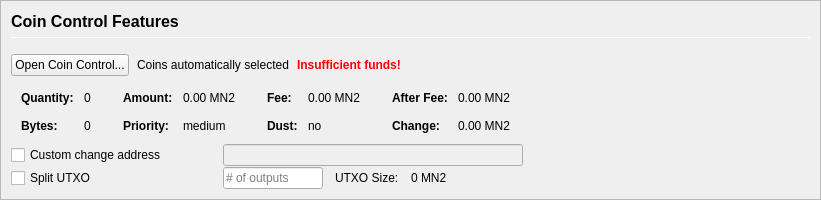
         <widget class="QFrame" name="frameCoinControl">
          <property name="sizePolicy">
           <sizepolicy hsizetype="Expanding" vsizetype="Expanding">
            <horstretch>0</horstretch>
            <verstretch>0</verstretch>
           </sizepolicy>
          </property>
          <property name="maximumSize">
           <size>
            <width>16777215</width>
            <height>16777215</height>
           </size>
          </property>
          <property name="frameShape">
           <enum>QFrame::StyledPanel</enum>
          </property>
          <property name="frameShadow">
           <enum>QFrame::Sunken</enum>
          </property>
          <layout class="QVBoxLayout" name="verticalLayoutCoinControl2">
           <property name="spacing">
            <number>0</number>
           </property>
           <property name="margin">
            <number>0</number>
           </property>
           <item>
            <widget class="QFrame" name="frameCoinControl_BG">
             <layout class="QVBoxLayout" name="verticalLayoutCoinControl" stretch="0,0,0,0,0,0">
              <property name="spacing">
               <number>1</number>
              </property>
              <property name="leftMargin">
               <number>10</number>
              </property>
              <property name="topMargin">
               <number>10</number>
              </property>
              <item>
               <layout class="QHBoxLayout" name="horizontalLayoutCoinControl1">
                <property name="bottomMargin">
                 <number>15</number>
                </property>
                <item>
                 <layout class="QVBoxLayout" name="verticalLayout_3">
                  <property name="spacing">
                   <number>6</number>
                  </property>
                  <item>
                   <widget class="QLabel" name="labelCoinControlFeatures">
                    <property name="sizePolicy">
                     <sizepolicy hsizetype="Preferred" vsizetype="Maximum">
                      <horstretch>0</horstretch>
                      <verstretch>0</verstretch>
                     </sizepolicy>
                    </property>
                    <property name="minimumSize">
                     <size>
                      <width>0</width>
                      <height>20</height>
                     </size>
                    </property>
                    <property name="font">
                     <font>
                      <pointsize>12</pointsize>
                      <weight>75</weight>
                      <bold>true</bold>
                     </font>
                    </property>
                    <property name="styleSheet">
                     <string notr="true">font-weight:bold;</string>
                    </property>
                    <property name="text">
                     <string>Coin Control Features</string>
                    </property>
                   </widget>
                  </item>
                  <item>
                   <widget class="Line" name="line">
                    <property name="minimumSize">
                     <size>
                      <width>0</width>
                      <height>1</height>
                     </size>
                    </property>
                    <property name="maximumSize">
                     <size>
                      <width>16777215</width>
                      <height>1</height>
                     </size>
                    </property>
                    <property name="orientation">
                     <enum>Qt::Horizontal</enum>
                    </property>
                   </widget>
                  </item>
                 </layout>
                </item>
               </layout>
              </item>
              <item>
               <layout class="QHBoxLayout" name="horizontalLayoutCoinControl2" stretch="0,0,0,0">
                <property name="spacing">
                 <number>8</number>
                </property>
                <property name="bottomMargin">
                 <number>10</number>
                </property>
                <item>
                 <widget class="QPushButton" name="pushButtonCoinControl">
                  <property name="styleSheet">
                   <string notr="true"/>
                  </property>
                  <property name="text">
                   <string>Open Coin Control...</string>
                  </property>
                  <property name="autoDefault">
                   <bool>false</bool>
                  </property>
                 </widget>
                </item>
                <item>
                 <widget class="QLabel" name="labelCoinControlAutomaticallySelected">
                  <property name="text">
                   <string>Coins automatically selected</string>
                  </property>
                  <property name="margin">
                   <number>5</number>
                  </property>
                 </widget>
                </item>
                <item>
                 <widget class="QLabel" name="labelCoinControlInsuffFunds">
                  <property name="font">
                   <font>
                    <weight>75</weight>
                    <bold>true</bold>
                   </font>
                  </property>
                  <property name="styleSheet">
                   <string notr="true">color:red;font-weight:bold;</string>
                  </property>
                  <property name="text">
                   <string>Insufficient funds!</string>
                  </property>
                  <property name="margin">
                   <number>5</number>
                  </property>
                 </widget>
                </item>
                <item>
                 <spacer name="horizontalSpacerCoinControl">
                  <property name="orientation">
                   <enum>Qt::Horizontal</enum>
                  </property>
                  <property name="sizeHint" stdset="0">
                   <size>
                    <width>40</width>
                    <height>1</height>
                   </size>
                  </property>
                 </spacer>
                </item>
               </layout>
              </item>
              <item>
               <widget class="QWidget" name="widgetCoinControl" native="true">
                <property name="sizePolicy">
                 <sizepolicy hsizetype="Preferred" vsizetype="Preferred">
                  <horstretch>0</horstretch>
                  <verstretch>0</verstretch>
                 </sizepolicy>
                </property>
                <property name="minimumSize">
                 <size>
                  <width>0</width>
                  <height>0</height>
                 </size>
                </property>
                <property name="styleSheet">
                 <string notr="true"/>
                </property>
                <layout class="QHBoxLayout" name="horizontalLayoutCoinControl5">
                 <property name="margin">
                  <number>0</number>
                 </property>
                 <item>
                  <layout class="QHBoxLayout" name="horizontalLayoutCoinControl3" stretch="0,0,0,1">
                   <property name="spacing">
                    <number>20</number>
                   </property>
                   <property name="topMargin">
                    <number>0</number>
                   </property>
                   <property name="bottomMargin">
                    <number>10</number>
                   </property>
                   <item>
                    <layout class="QFormLayout" name="formLayoutCoinControl1">
                     <property name="horizontalSpacing">
                      <number>10</number>
                     </property>
                     <property name="verticalSpacing">
                      <number>14</number>
                     </property>
                     <property name="leftMargin">
                      <number>10</number>
                     </property>
                     <property name="topMargin">
                      <number>4</number>
                     </property>
                     <property name="rightMargin">
                      <number>6</number>
                     </property>
                     <item row="0" column="0">
                      <widget class="QLabel" name="labelCoinControlQuantityText">
                       <property name="font">
                        <font>
                         <weight>75</weight>
                         <bold>true</bold>
                        </font>
                       </property>
                       <property name="text">
                        <string>Quantity:</string>
                       </property>
                       <property name="margin">
                        <number>0</number>
                       </property>
                      </widget>
                     </item>
                     <item row="0" column="1">
                      <widget class="QLabel" name="labelCoinControlQuantity">
                       <property name="cursor">
                        <cursorShape>IBeamCursor</cursorShape>
                       </property>
                       <property name="contextMenuPolicy">
                        <enum>Qt::ActionsContextMenu</enum>
                       </property>
                       <property name="text">
                        <string notr="true">0</string>
                       </property>
                       <property name="margin">
                        <number>0</number>
                       </property>
                       <property name="textInteractionFlags">
                        <set>Qt::LinksAccessibleByMouse|Qt::TextSelectableByKeyboard|Qt::TextSelectableByMouse</set>
                       </property>
                      </widget>
                     </item>
                     <item row="1" column="0">
                      <widget class="QLabel" name="labelCoinControlBytesText">
                       <property name="font">
                        <font>
                         <weight>75</weight>
                         <bold>true</bold>
                        </font>
                       </property>
                       <property name="text">
                        <string>Bytes:</string>
                       </property>
                      </widget>
                     </item>
                     <item row="1" column="1">
                      <widget class="QLabel" name="labelCoinControlBytes">
                       <property name="cursor">
                        <cursorShape>IBeamCursor</cursorShape>
                       </property>
                       <property name="contextMenuPolicy">
                        <enum>Qt::ActionsContextMenu</enum>
                       </property>
                       <property name="text">
                        <string notr="true">0</string>
                       </property>
                       <property name="textInteractionFlags">
                        <set>Qt::LinksAccessibleByMouse|Qt::TextSelectableByKeyboard|Qt::TextSelectableByMouse</set>
                       </property>
                      </widget>
                     </item>
                    </layout>
                   </item>
                   <item>
                    <layout class="QFormLayout" name="formLayoutCoinControl2">
                     <property name="horizontalSpacing">
                      <number>10</number>
                     </property>
                     <property name="verticalSpacing">
                      <number>14</number>
                     </property>
                     <property name="leftMargin">
                      <number>6</number>
                     </property>
                     <property name="topMargin">
                      <number>4</number>
                     </property>
                     <property name="rightMargin">
                      <number>6</number>
                     </property>
                     <item row="0" column="0">
                      <widget class="QLabel" name="labelCoinControlAmountText">
                       <property name="font">
                        <font>
                         <weight>75</weight>
                         <bold>true</bold>
                        </font>
                       </property>
                       <property name="text">
                        <string>Amount:</string>
                       </property>
                       <property name="margin">
                        <number>0</number>
                       </property>
                      </widget>
                     </item>
                     <item row="0" column="1">
                      <widget class="QLabel" name="labelCoinControlAmount">
                       <property name="cursor">
                        <cursorShape>IBeamCursor</cursorShape>
                       </property>
                       <property name="contextMenuPolicy">
                        <enum>Qt::ActionsContextMenu</enum>
                       </property>
                       <property name="text">
                        <string notr="true">0.00 MN2</string>
                       </property>
                       <property name="textInteractionFlags">
                        <set>Qt::LinksAccessibleByMouse|Qt::TextSelectableByKeyboard|Qt::TextSelectableByMouse</set>
                       </property>
                      </widget>
                     </item>
                     <item row="1" column="0">
                      <widget class="QLabel" name="labelCoinControlPriorityText">
                       <property name="font">
                        <font>
                         <weight>75</weight>
                         <bold>true</bold>
                        </font>
                       </property>
                       <property name="text">
                        <string>Priority:</string>
                       </property>
                      </widget>
                     </item>
                     <item row="1" column="1">
                      <widget class="QLabel" name="labelCoinControlPriority">
                       <property name="cursor">
                        <cursorShape>IBeamCursor</cursorShape>
                       </property>
                       <property name="contextMenuPolicy">
                        <enum>Qt::ActionsContextMenu</enum>
                       </property>
                       <property name="text">
                        <string>medium</string>
                       </property>
                       <property name="textInteractionFlags">
                        <set>Qt::LinksAccessibleByMouse|Qt::TextSelectableByKeyboard|Qt::TextSelectableByMouse</set>
                       </property>
                      </widget>
                     </item>
                    </layout>
                   </item>
                   <item>
                    <layout class="QFormLayout" name="formLayoutCoinControl3">
                     <property name="horizontalSpacing">
                      <number>10</number>
                     </property>
                     <property name="verticalSpacing">
                      <number>14</number>
                     </property>
                     <property name="leftMargin">
                      <number>6</number>
                     </property>
                     <property name="topMargin">
                      <number>4</number>
                     </property>
                     <property name="rightMargin">
                      <number>6</number>
                     </property>
                     <item row="0" column="0">
                      <widget class="QLabel" name="labelCoinControlFeeText">
                       <property name="font">
                        <font>
                         <weight>75</weight>
                         <bold>true</bold>
                        </font>
                       </property>
                       <property name="text">
                        <string>Fee:</string>
                       </property>
                       <property name="margin">
                        <number>0</number>
                       </property>
                      </widget>
                     </item>
                     <item row="0" column="1">
                      <widget class="QLabel" name="labelCoinControlFee">
                       <property name="cursor">
                        <cursorShape>IBeamCursor</cursorShape>
                       </property>
                       <property name="contextMenuPolicy">
                        <enum>Qt::ActionsContextMenu</enum>
                       </property>
                       <property name="text">
                        <string notr="true">0.00 MN2</string>
                       </property>
                       <property name="textInteractionFlags">
                        <set>Qt::LinksAccessibleByMouse|Qt::TextSelectableByKeyboard|Qt::TextSelectableByMouse</set>
                       </property>
                      </widget>
                     </item>
                     <item row="1" column="0">
                      <widget class="QLabel" name="labelCoinControlLowOutputText">
                       <property name="font">
                        <font>
                         <weight>75</weight>
                         <bold>true</bold>
                        </font>
                       </property>
                       <property name="text">
                        <string>Dust:</string>
                       </property>
                      </widget>
                     </item>
                     <item row="1" column="1">
                      <widget class="QLabel" name="labelCoinControlLowOutput">
                       <property name="cursor">
                        <cursorShape>IBeamCursor</cursorShape>
                       </property>
                       <property name="contextMenuPolicy">
                        <enum>Qt::ActionsContextMenu</enum>
                       </property>
                       <property name="text">
                        <string>no</string>
                       </property>
                       <property name="textInteractionFlags">
                        <set>Qt::LinksAccessibleByMouse|Qt::TextSelectableByKeyboard|Qt::TextSelectableByMouse</set>
                       </property>
                      </widget>
                     </item>
                    </layout>
                   </item>
                   <item>
                    <layout class="QFormLayout" name="formLayoutCoinControl4">
                     <property name="horizontalSpacing">
                      <number>10</number>
                     </property>
                     <property name="verticalSpacing">
                      <number>14</number>
                     </property>
                     <property name="leftMargin">
                      <number>6</number>
                     </property>
                     <property name="topMargin">
                      <number>4</number>
                     </property>
                     <property name="rightMargin">
                      <number>6</number>
                     </property>
                     <item row="0" column="0">
                      <widget class="QLabel" name="labelCoinControlAfterFeeText">
                       <property name="font">
                        <font>
                         <weight>75</weight>
                         <bold>true</bold>
                        </font>
                       </property>
                       <property name="text">
                        <string>After Fee:</string>
                       </property>
                       <property name="margin">
                        <number>0</number>
                       </property>
                      </widget>
                     </item>
                     <item row="0" column="1">
                      <widget class="QLabel" name="labelCoinControlAfterFee">
                       <property name="cursor">
                        <cursorShape>IBeamCursor</cursorShape>
                       </property>
                       <property name="contextMenuPolicy">
                        <enum>Qt::ActionsContextMenu</enum>
                       </property>
                       <property name="text">
                        <string notr="true">0.00 MN2</string>
                       </property>
                       <property name="textInteractionFlags">
                        <set>Qt::LinksAccessibleByMouse|Qt::TextSelectableByKeyboard|Qt::TextSelectableByMouse</set>
                       </property>
                      </widget>
                     </item>
                     <item row="1" column="0">
                      <widget class="QLabel" name="labelCoinControlChangeText">
                       <property name="font">
                        <font>
                         <weight>75</weight>
                         <bold>true</bold>
                        </font>
                       </property>
                       <property name="text">
                        <string>Change:</string>
                       </property>
                      </widget>
                     </item>
                     <item row="1" column="1">
                      <widget class="QLabel" name="labelCoinControlChange">
                       <property name="cursor">
                        <cursorShape>IBeamCursor</cursorShape>
                       </property>
                       <property name="contextMenuPolicy">
                        <enum>Qt::ActionsContextMenu</enum>
                       </property>
                       <property name="text">
                        <string notr="true">0.00 MN2</string>
                       </property>
                       <property name="textInteractionFlags">
                        <set>Qt::LinksAccessibleByMouse|Qt::TextSelectableByKeyboard|Qt::TextSelectableByMouse</set>
                       </property>
                      </widget>
                     </item>
                    </layout>
                   </item>
                  </layout>
                 </item>
                </layout>
               </widget>
              </item>
              <item>
               <layout class="QHBoxLayout" name="horizontalLayoutCoinControl4">
                <property name="spacing">
                 <number>12</number>
                </property>
                <property name="sizeConstraint">
                 <enum>QLayout::SetDefaultConstraint</enum>
                </property>
                <property name="topMargin">
                 <number>0</number>
                </property>
                <property name="rightMargin">
                 <number>0</number>
                </property>
                <item>
                 <widget class="QCheckBox" name="checkBoxCoinControlChange">
                  <property name="sizePolicy">
                   <sizepolicy hsizetype="Preferred" vsizetype="Preferred">
                    <horstretch>0</horstretch>
                    <verstretch>0</verstretch>
                   </sizepolicy>
                  </property>
                  <property name="minimumSize">
                   <size>
                    <width>200</width>
                    <height>0</height>
                   </size>
                  </property>
                  <property name="maximumSize">
                   <size>
                    <width>200</width>
                    <height>16777215</height>
                   </size>
                  </property>
                  <property name="toolTip">
                   <string>If this is activated, but the change address is empty or invalid, change will be sent to a newly generated address.</string>
                  </property>
                  <property name="text">
                   <string>Custom change address</string>
                  </property>
                 </widget>
                </item>
                <item>
                 <widget class="QValidatedLineEdit" name="lineEditCoinControlChange">
                  <property name="enabled">
                   <bool>false</bool>
                  </property>
                  <property name="sizePolicy">
                   <sizepolicy hsizetype="Preferred" vsizetype="Preferred">
                    <horstretch>0</horstretch>
                    <verstretch>0</verstretch>
                   </sizepolicy>
                  </property>
                  <property name="minimumSize">
                   <size>
                    <width>300</width>
                    <height>0</height>
                   </size>
                  </property>
                 </widget>
                </item>
                <item>
                 <widget class="QLabel" name="labelCoinControlChangeLabel">
                  <property name="sizePolicy">
                   <sizepolicy hsizetype="Preferred" vsizetype="Preferred">
                    <horstretch>0</horstretch>
                    <verstretch>0</verstretch>
                   </sizepolicy>
                  </property>
                  <property name="minimumSize">
                   <size>
                    <width>100</width>
                    <height>0</height>
                   </size>
                  </property>
                  <property name="text">
                   <string/>
                  </property>
                  <property name="margin">
                   <number>3</number>
                  </property>
                 </widget>
                </item>
               </layout>
              </item>
              <item>
               <layout class="QHBoxLayout" name="horizontalLayoutCoinControl6">
                <property name="spacing">
                 <number>12</number>
                </property>
                <property name="rightMargin">
                 <number>0</number>
                </property>
                <item>
                 <widget class="QCheckBox" name="splitBlockCheckBox">
                  <property name="sizePolicy">
                   <sizepolicy hsizetype="Preferred" vsizetype="Preferred">
                    <horstretch>0</horstretch>
                    <verstretch>0</verstretch>
                   </sizepolicy>
                  </property>
                  <property name="minimumSize">
                   <size>
                    <width>200</width>
                    <height>0</height>
                   </size>
                  </property>
                  <property name="maximumSize">
                   <size>
                    <width>200</width>
                    <height>16777215</height>
                   </size>
                  </property>
                  <property name="text">
                   <string>Split UTXO</string>
                  </property>
                 </widget>
                </item>
                <item>
                 <widget class="QLineEdit" name="splitBlockLineEdit">
                  <property name="sizePolicy">
                   <sizepolicy hsizetype="Preferred" vsizetype="Preferred">
                    <horstretch>50</horstretch>
                    <verstretch>0</verstretch>
                   </sizepolicy>
                  </property>
                  <property name="minimumSize">
                   <size>
                    <width>100</width>
                    <height>0</height>
                   </size>
                  </property>
                  <property name="maximumSize">
                   <size>
                    <width>100</width>
                    <height>16777215</height>
                   </size>
                  </property>
                  <property name="placeholderText">
                   <string># of outputs</string>
                  </property>
                 </widget>
                </item>
                <item>
                 <widget class="QLabel" name="labelBlockSizeText">
                  <property name="text">
                   <string>UTXO Size:</string>
                  </property>
                 </widget>
                </item>
                <item>
                 <widget class="QLabel" name="labelBlockSize">
                  <property name="text">
                   <string>0 MN2</string>
                  </property>
                 </widget>
                </item>
                <item>
                 <spacer name="horizontalSpacer_7">
                  <property name="orientation">
                   <enum>Qt::Horizontal</enum>
                  </property>
                  <property name="sizeHint" stdset="0">
                   <size>
                    <width>40</width>
                    <height>20</height>
                   </size>
                  </property>
                 </spacer>
                </item>
               </layout>
              </item>
              <item>
               <spacer name="verticalSpacerCoinControl">
                <property name="orientation">
                 <enum>Qt::Vertical</enum>
                </property>
                <property name="sizeHint" stdset="0">
                 <size>
                  <width>800</width>
                  <height>1</height>
                 </size>
                </property>
               </spacer>
              </item>
             </layout>
            </widget>
           </item>
          </layout>
         </widget>
